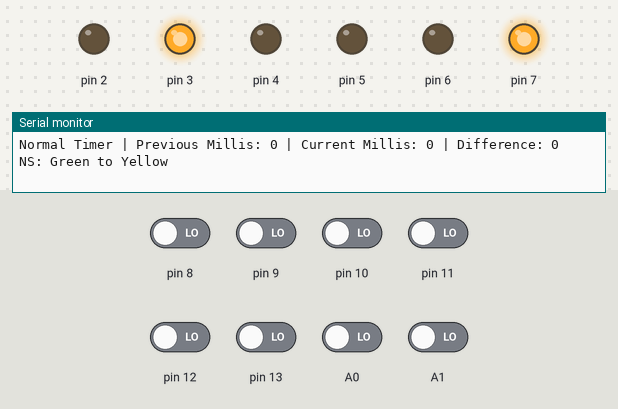
Simulated run of this sketch. Board: Arduino Uno, built with avr-gcc and run on an emulated ATmega328P. On the bench: output pins drawn as LEDs (lit = HIGH), the last lines printed to the serial monitor. The test bench sets the inputs (shaded band); at power-on: A0, A1, pin 8–13 LOW.

Above: at 1.5 s.
At 5.08 s:
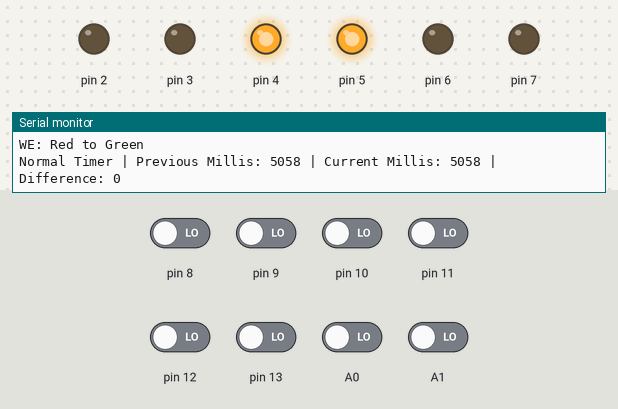
At 6.6 s:
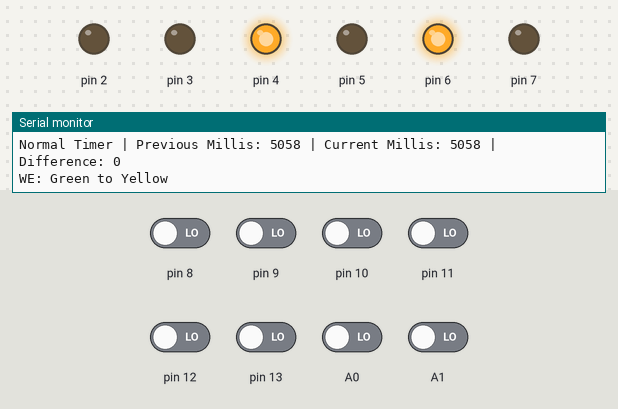
At 9.1 s:
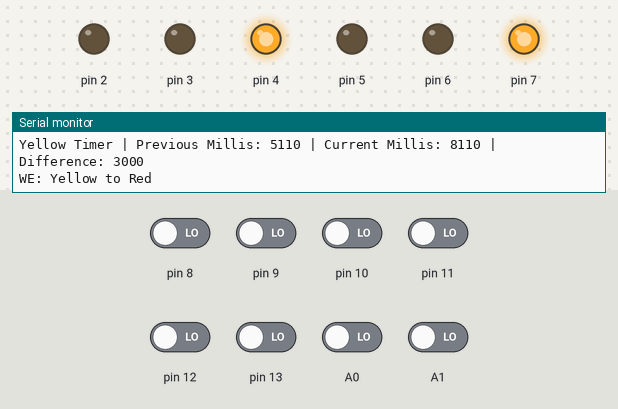
Timing chart, 0 to 13.2 s (numbered marks = the images above):
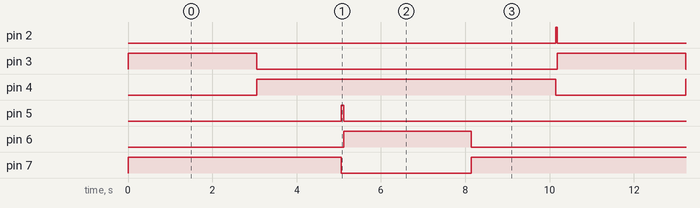

The sketch:

TrafficController.ino
```cpp
bool DEBUG_SENSOR = false;
bool DEBUG_TIMER = true;
bool TIMER_ACTIVE = true;

unsigned long previous_millis;
unsigned long sensor_previous_millis;

enum LightState {GREEN = 0, YELLOW = 1, RED = 2};

struct LightDirection {
  enum LightState state;
  byte pins[3];
  byte sensor_pins[4];
};

struct LightDirection NS_Direction;
struct LightDirection WE_Direction;

unsigned long time_normal;
unsigned long time_yellow;

bool sensor_interrupt;
bool allow_sensor_interrupt;
unsigned long time_sensor_cooldown;


void DirectionControl(LightDirection &direction, const LightState nextState) {
  // 2,3,4
  if (direction.state == nextState) {
    Serial.println("Invalid state change detected");
    return;
  }
  // Write old light pin low
  digitalWrite(direction.pins[direction.state], LOW);
  // Write next light pin high
  digitalWrite(direction.pins[nextState], HIGH);

  // Change State
  direction.state = nextState;
}


void setup() {
  Serial.begin(9600);

  sensor_interrupt = false;
  // Used for cooldown so sensor is not activated every loop
  allow_sensor_interrupt = true;
  time_sensor_cooldown = 10000;

  time_normal = 10000;
  time_yellow = 3000;


  // Setup Direction States
  NS_Direction.state = GREEN;
  NS_Direction.pins[0] = 2;
  NS_Direction.pins[1] = 3;
  NS_Direction.pins[2] = 4;
  NS_Direction.sensor_pins[0] = A0;
  NS_Direction.sensor_pins[1] = A1;
  NS_Direction.sensor_pins[2] = 12;
  NS_Direction.sensor_pins[3] = 13;
  digitalWrite(NS_Direction.pins[0], HIGH);

  WE_Direction.state = RED;
  WE_Direction.pins[0] = 5;
  WE_Direction.pins[1] = 6;
  WE_Direction.pins[2] = 7;
  WE_Direction.sensor_pins[0] = 8;
  WE_Direction.sensor_pins[1] = 9;
  WE_Direction.sensor_pins[2] = 10;
  WE_Direction.sensor_pins[3] = 11;
  digitalWrite(WE_Direction.pins[2], HIGH);

  // Output Pin Setup
  for (int i=0; i < 3; i++) {
    pinMode(NS_Direction.pins[i], OUTPUT);
    pinMode(WE_Direction.pins[i], OUTPUT);
  }
  // Input Pin Setup
  for (int i=0; i < 4; i++) {
    pinMode(NS_Direction.sensor_pins[i], INPUT);
    pinMode(WE_Direction.sensor_pins[i], INPUT);
  }

  // Setup Timer
  previous_millis = millis();
  sensor_previous_millis = millis();
}


void loop() {
  unsigned long current_millis = millis();

  // Sensor Testing
  if (DEBUG_SENSOR) {
    Serial.print("\nNS Sensor: ");
    for (int i=0; i < 4; i++) {
      Serial.print(digitalRead(NS_Direction.sensor_pins[i]));
      Serial.print(" ");
    }
    Serial.print("\nWE Sensor: ");
    for (int i=0; i < 4; i++) {
      Serial.print(digitalRead(WE_Direction.sensor_pins[i]));
      Serial.print(" ");
    }
    Serial.print("\n\n");
  }

  // If TIMER_ACTIVE is false, only run Sensor Testing code with 1s delay
  if (!TIMER_ACTIVE){
    delay(1000);
    return;
  }

  // Main Timer
  // Do normal timer unless switching states
  if ((current_millis - previous_millis >= time_normal | (allow_sensor_interrupt && sensor_interrupt)) && NS_Direction.state != YELLOW && WE_Direction.state != YELLOW) {
    // NS Green and WE Red start transition
    if (DEBUG_TIMER) {
      Serial.print("Normal Timer | Previous Millis: ");
      Serial.print(previous_millis);
      Serial.print(" | Current Millis: ");
      Serial.print(current_millis);
      Serial.print(" | Difference: ");
      Serial.print(current_millis - previous_millis);
      Serial.print("\n");
    }

    // Start sensor cooldown
    if (sensor_interrupt) {
      sensor_previous_millis = millis();
      allow_sensor_interrupt = false;
    }

    if (NS_Direction.state == GREEN && WE_Direction.state == RED) {
      DirectionControl(NS_Direction, LightState::YELLOW);
      Serial.println("NS: Green to Yellow");
    }
    // WE Green and NS Red start transition
    else if (WE_Direction.state == GREEN && NS_Direction.state == RED) {
      Serial.println("WE: Green to Yellow");
      DirectionControl(WE_Direction, LightState::YELLOW);
    }
    sensor_interrupt = false;
    previous_millis = millis();
  }
  // State Switch Timer
  else if (current_millis - previous_millis >= time_yellow && (NS_Direction.state == YELLOW || WE_Direction.state == YELLOW)) {
    if (DEBUG_TIMER) {
      Serial.print("Yellow Timer | Previous Millis: ");
      Serial.print(previous_millis);
      Serial.print(" | Current Millis: ");
      Serial.print(current_millis);
      Serial.print(" | Difference: ");
      Serial.print(current_millis - previous_millis);
      Serial.print("\n");
    }

    if (NS_Direction.state == YELLOW) {
      Serial.println("NS: Yellow to Red");
      DirectionControl(NS_Direction, LightState::RED);
      delay(2000);
      Serial.println("WE: Red to Green");
      DirectionControl(WE_Direction, LightState::GREEN);
    }

    else if (WE_Direction.state == YELLOW) {
      Serial.println("WE: Yellow to Red");
      DirectionControl(WE_Direction, LightState::RED);
      delay(2000);
      Serial.println("NS: Red to Green");
      DirectionControl(NS_Direction, LightState::GREEN);
    }
    previous_millis = millis();
  }

  // Sensor Input Algorithm

  // Read sensor input and toggle on if any sensors read true
  bool NS_sensor_active = false;
  bool WE_sensor_active = false;
  for (int i=0; i < 4; i++) {
    if (digitalRead(NS_Direction.sensor_pins[i]) == 0) {
      NS_sensor_active = true;
    }
    if (digitalRead(WE_Direction.sensor_pins[i]) == 0) {
      WE_sensor_active = true;
    }
  }


  if (current_millis - sensor_previous_millis >= time_sensor_cooldown) {
    allow_sensor_interrupt = true;
  }

  // Sets interupt if one direction has a red and their respective sensor is active, signal to start yellow sequence.
    sensor_interrupt = (NS_sensor_active && NS_Direction.state == RED) || (WE_sensor_active && WE_Direction.state == RED);


  if (DEBUG_SENSOR) {
    delay(500);
  }
}
```

Measured:
- by itself, pin 2: alternates HIGH for 0.03 s and LOW for 10.1 s
- by itself, pin 3: alternates HIGH for 3.1 s and LOW for 7.1 s
- by itself, pin 4, pin 7: alternates HIGH for 7.1 s and LOW for 3.1 s
- by itself, pin 5: alternates HIGH for 0.05 s and LOW for 10.1 s
- by itself, pin 6: alternates HIGH for 3.0 s and LOW for 7.1 s
